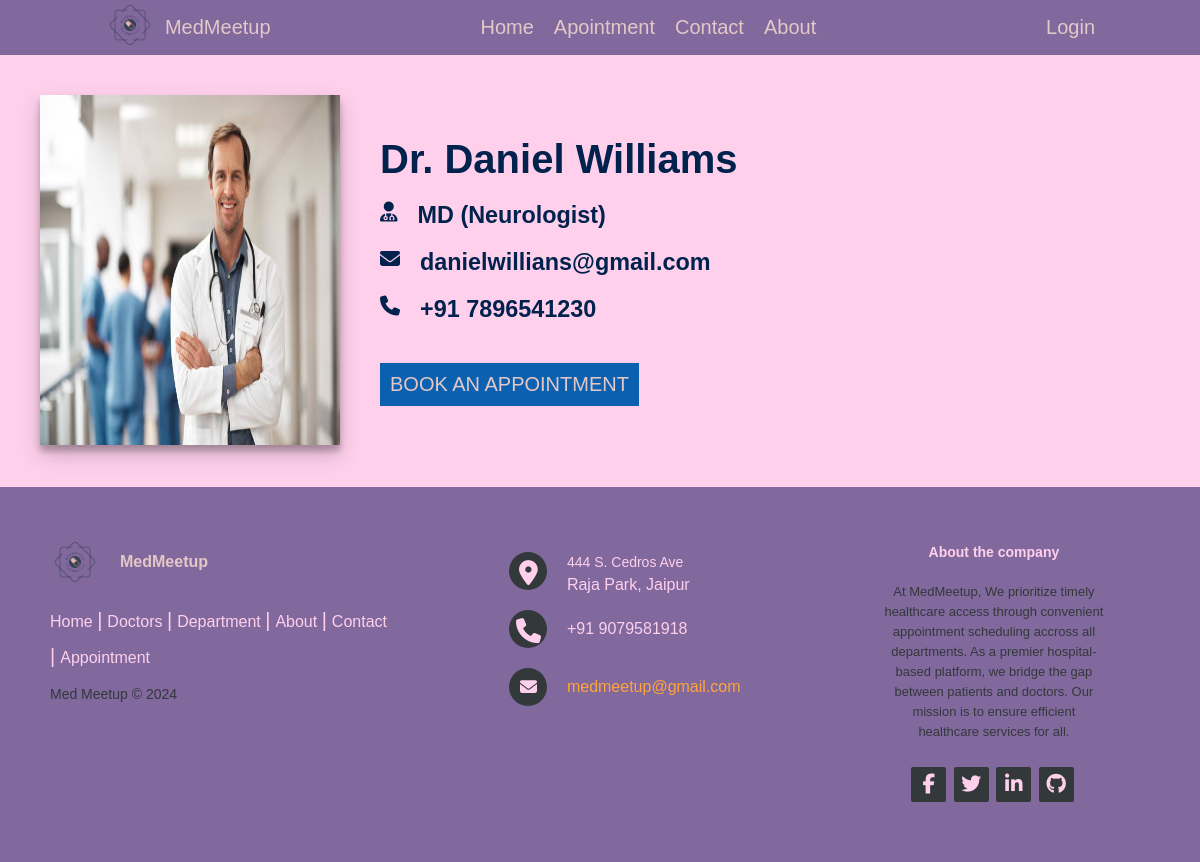
The page /doctors/doctor/6/ on the database its author committed.
### doctor/models.py (models this page shows, shortened)
class Doctors(models.Model):
    doctor_name = models.CharField(max_length=30)
    doctor_occupation = models.CharField(max_length=50)
    doctor_image = models.ImageField(upload_to="doctors")
    doctor_email = models.EmailField(null=True, blank=True)
    doctor_phone = models.CharField(max_length=20, null=True, blank=True)
    doctor_address = models.CharField(max_length=100, null=True, blank=True)

### doctor/views.py (the view)
# urls.py: path("doctors/", include("doctor.urls"))
def doctors(request, id):
    queryset = Doctors.objects.get(id = id)
    return render(request, "doctor.html", {"queryset": queryset})

### templates/doctor.html (shortened to what this page needs)
{% extends "layout.html" %}
{% block body %}
<section class="doctor">
    <div class="doctor_container">
        <div>
            <img class="doctor_image" src="/media/{{queryset.doctor_image}}">
        </div>
        <div class="doctor_data">
            <div class="doctors_details_items">
                <h1>{{queryset.doctor_name}}</h1>
            </div>
            <div class="doctors_details_items">
                <i class="fa-solid fa-user-doctor"></i>
                <h3>{{queryset.doctor_occupation}}</h3>
            </div>
            <div class="doctors_details_items">
                <i class="fa-solid fa-envelope"></i>
                <h3>{{queryset.doctor_email}}</h3>
            </div>
            <div class="doctors_details_items">
                <i class="fa-solid fa-phone"></i>
                <h3>{{queryset.doctor_phone}}</h3>
            </div>
            <a href="/appointment/appoint/" class="hero_button" style="margin-top: 2rem;">BOOK AN APPOINTMENT</a>
        </div>
    </div>
</section>
{% endblock body %}

### templates/layout.html (shortened to what this page needs)
{% load static %}
<!DOCTYPE html>
<html>
    <head>
        <link rel="stylesheet" href="https://cdnjs.cloudflare.com/ajax/libs/font-awesome/4.7.0/css/font-awesome.min.css">
        <link rel="stylesheet" href="{% static 'css/style.css' %}">
        <link rel="stylesheet" href="{% static 'css/forms.css' %}">
        <link rel="stylesheet" href="{% static 'css/home.css' %}">
        <link rel="stylesheet" href="{% static 'css/profile.css' %}">
        <link rel="stylesheet" href="{% static 'css/doctor.css' %}">
        <link rel="stylesheet" href="{% static 'css/about.css' %}">
    </head>
    <body>
        <nav class="nav_bar">
            <div class="nav_items_class">
                <ul class="nav_logo">
                    <li><img class="logo_img" src="{% static 'images/logo.png' %}" alt=""></li>
                    <li><a href="/">MedMeetup</a></li>
                </ul>
            </div>
            <div class="nav_items_class">
                <ul class="nav_items">
                    <li>
                        <a href="/">Home</a>
                    </li>
                    <li>
                        <a href="/appointment/appoint/">Apointment</a>
                    </li>
                    <li>
                        <a href="/contact">Contact</a>
                    </li>
                    <li>
                        <a href="/about">About</a>
                    </li>
                </ul>
            </div>
            <div class="nav_items_class">
                <ul class="nav_items">
                    <li>
                        <form class="form-inline my-2 my-lg-0">
                            {% if request.user.is_authenticated %}
                            <a href="/auth/signout" type="submit">Logout</a>
                            {% else %}
                            <a href="/auth/signin" type="submit">Login</a>
                            {% endif %}
                        </form>
                    </li>
                </ul>
            </div>
        </nav>
        {% block body %}
        {% endblock body %}
        <footer class="footer-distributed">
			<div class="footer-left">
                <div class="footer_logo">
                    <img class="logo_img" src="{% static 'images/logo.png' %}" alt="">
                    <a href="/">MedMeetup</a>
                </div>
				<p class="footer-links">
					<a href="/" class="link-1">Home</a>
					<a href="#">Doctors</a>
					<a href="#">Department</a>
					<a href="/about">About</a>
					<a href="/contact">Contact</a>
					<a href="/appointment/appoint/">Appointment</a>
				</p>
				<p class="footer-company-name">Med Meetup © 2024</p>
			</div>
			<div class="footer-center">
				<div>
					<i class="fa fa-map-marker"></i>
					<p><span>444 S. Cedros Ave</span> Raja Park, Jaipur</p>
				</div>
				<div>
					<i class="fa fa-phone"></i>
					<p>+91 9079581918</p>
				</div>
				<div>
					<i class="fa fa-envelope"></i>
					<p><a href="mailto:support@company.com">medmeetup@gmail.com</a></p>
				</div>
			</div>
			<div class="footer-right">
				<p class="footer-company-about">
					<span>About the company</span>
					At MedMeetup, We prioritize timely healthcare access through convenient appointment scheduling accross all departments. As a premier hospital-based platform, we bridge the gap between patients and doctors. Our mission is to ensure efficient healthcare services for all.
				</p>
				<div class="footer-icons">
					<a href="#"><i class="fa fa-facebook"></i></a>
					<a href="#"><i class="fa fa-twitter"></i></a>
					<a href="#"><i class="fa fa-linkedin"></i></a>
					<a href="#"><i class="fa fa-github"></i></a>
				</div>
			</div>
		</footer>
    </body>
</html>

### static/css/style.css (style rules this page uses)
html { font-size: 62.5%; scroll-behavior: smooth; }
* { margin: 0; padding: 0; box-sizing: border-box; }
body { width: 100%; font-family: Arial, Helvetica, sans-serif; }
.nav_bar { background-color: #81689D; padding: .5rem 0; font-size: 2rem; color: #FFD0EC; font-family: Arial, sans-serif; display: flex; justify-content: space-around; align-items: center; }
.nav_logo { display: flex; gap: 1rem; justify-content: center; align-items: center; }
.logo_img { width: 5rem; height: 4rem; }
.nav_items { display: flex; align-items: center; gap: 2rem; }
ul li { list-style-type: none; }
a, a:link, a:visited, a:active { color: #e4c8c8; text-decoration: none; }
.footer-distributed { background: #81689D; box-shadow: 0 1px 1px 0 rgba(0, 0, 0, 0.12); box-sizing: border-box; width: 100%; text-align: left; font: bold 16px sans-serif; padding: 55px 50px; }
.footer-distributed .footer-left, .footer-distributed .footer-center, .footer-distributed .footer-right { display: inline-block; vertical-align: top; }
.footer-distributed .footer-left { width: 40%; }
.footer_logo { display: flex; gap: 2rem; align-items: center; }
.footer-distributed .footer-links { color: #FFD0EC; margin: 20px 0 12px; padding: 0; }
.footer-distributed .footer-links a { display:inline-block; line-height: 1.8; font-weight:400; text-decoration: none; color: inherit; }
.footer-distributed .footer-company-name { color: #33383b; font-size: 14px; font-weight: normal; margin: 0; }
.footer-distributed .footer-center { width: 35%; }
.footer-distributed .footer-center i { background-color: #33383b; color: #FFD0EC; font-size: 25px; width: 38px; height: 38px; border-radius: 50%; text-align: center; line-height: 42px; margin: 10px 15px; vertical-align: middle; }
.footer-distributed .footer-center i.fa-envelope { font-size: 17px; line-height: 38px; }
.footer-distributed .footer-center p { display: inline-block; color: #FFD0EC; font-weight:400; vertical-align: middle; margin:0; }
.footer-distributed .footer-center p span { display:block; font-weight: normal; font-size:14px; line-height:2; }
.footer-distributed .footer-center p a { color: #ffa43c; text-decoration: none;; }
.footer-distributed .footer-links a:before { content: "|"; font-weight:300; font-size: 20px; left: 0; color: #FFD0EC; display: inline-block; padding-right: 5px; }
.footer-distributed .footer-links .link-1:before { content: none; }
.footer-distributed .footer-right { text-align: center; width: 20%; }
.footer-distributed .footer-company-about { line-height: 20px; color: #33383b; font-size: 13px; font-weight: normal; margin: 0; }
.footer-distributed .footer-company-about span { display: block; color: #FFD0EC; font-size: 14px; font-weight: bold; margin-bottom: 20px; }
.footer-distributed .footer-icons { margin-top: 25px; }
.footer-distributed .footer-icons a { display: inline-block; width: 35px; height: 35px; cursor: pointer; background-color: #33383b; border-radius: 2px; font-size: 20px; color: #FFD0EC; text-align: center; line-height: 35px; margin-right: 3px; margin-bottom: 5px; }

### static/css/forms.css (style rules this page uses)
h1 { font-size: 40px; }

### static/css/home.css (style rules this page uses)
.hero_button { width: max-content; padding: 1rem; border: .2rem; background-color: #0B60B0; border: none; font-size: 2rem; }

### static/css/doctor.css (style rules this page uses)
.doctor { width: 100%; padding: 4rem; background-color: #FFD0EC; }
.doctor_container { display: flex; gap: 4rem; }
.doctor_image { width: 30rem; height: 35rem; box-shadow: 0 10px 20px rgba(0,0,0,0.19), 0 6px 6px rgba(0,0,0,0.23); }
.doctor_data { display: flex; flex-direction: column; gap: 2rem; justify-content: center; font-size: 2rem; color: #00224D; }
.doctors_details_items { display: flex; gap: 2rem; }

### rows shown on the page
Doctors: doctor_image (picture), doctor_name "Dr. Daniel Williams", doctor_occupation "MD (Neurologist)", doctor_email "danielwillians@gmail.com", doctor_phone "+91 7896541230"
